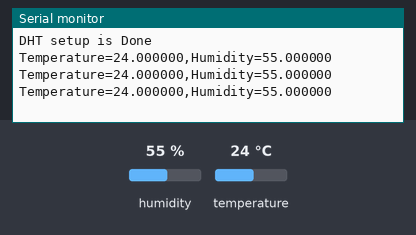
The sketch below on a simulated ESP32. On the bench: the last lines printed to the serial monitor. Inputs (shaded band) come from the test bench; at power-on: humidity 55 %, temperature 24 °C.

Above: at 2.8 s.
2.9 s: humidity set to 22 %
At 5.5 s:
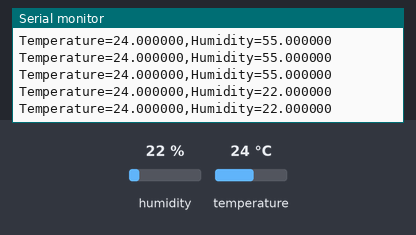
5.6 s: temperature set to 12 °C
At 6.9 s:
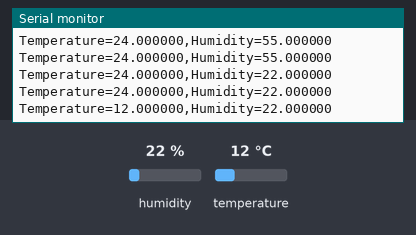
8.3 s: humidity set to 40 %
At 9.9 s:
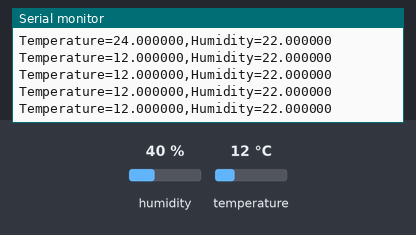
Timing chart, 0 to 11.4 s (numbered marks = the images above; inputs shaded):
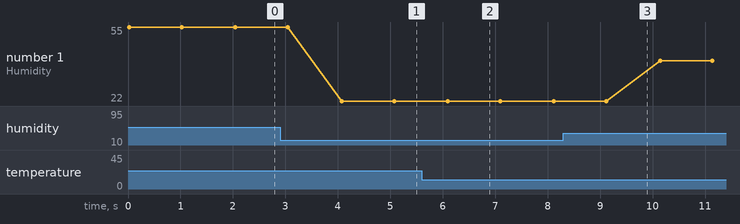

The sketch:

DHT.ino
```cpp
#include "DHT.h"
#define DHT_PIN 4
#define DHT_TYPE DHT11
DHT dht(DHT_PIN,DHT_TYPE);

void setup()
{
 Serial.begin(115200);
 dht.begin();
 Serial.println("DHT setup is Done");
}

void loop()
{
 float temp=dht.readTemperature();
 float humidity =dht.readHumidity();

 Serial.printf("Temperature=%f,Humidity=%f\n",temp,humidity);
 delay(1000);

}
```

Measured:
- after the input at 2.9 s, the serial monitor: prints a new line after 1.2 s (image 1)
- after the input at 5.6 s, the serial monitor: prints a new line after 0.49 s (image 2)
- plotted number 1: 55 → 22 after the input at 2.9 s, 22 → 40 after the input at 8.3 s
